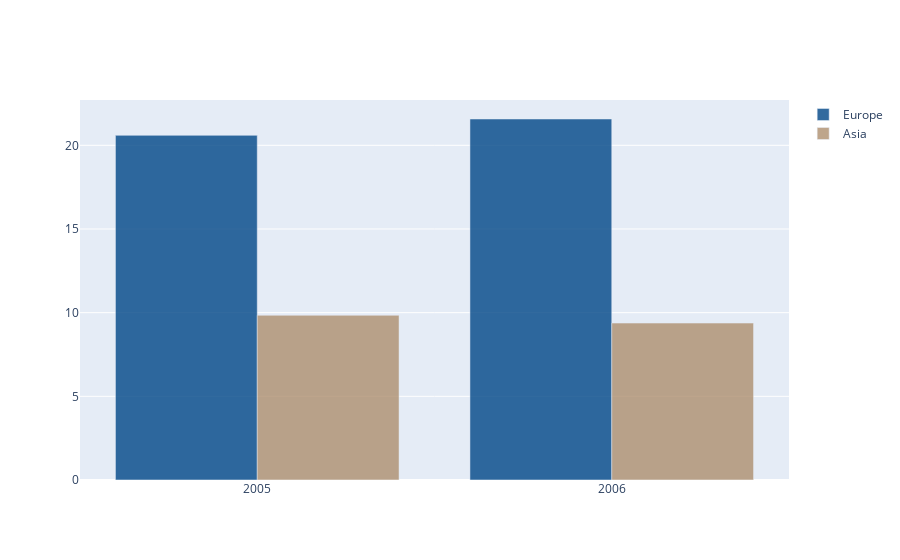

The notebook cell saved with this chart:
### Code cell
fig1

### Figure 1 — Plotly figure (JSON) as saved in the notebook; plotly's stock layout.template omitted (floating-point values rounded to 4 significant figures)
{"data": [{"marker": {"color": "#004687"}, "name": "Europe", "opacity": 0.8, "type": "bar", "x": [2005, 2006], "y": [20.6, 21.57]}, {"marker": {"color": "#AE8F6F"}, "name": "Asia", "opacity": 0.8, "type": "bar", "x": [2005, 2006], "y": [9.842, 9.378]}], "layout": {}}
